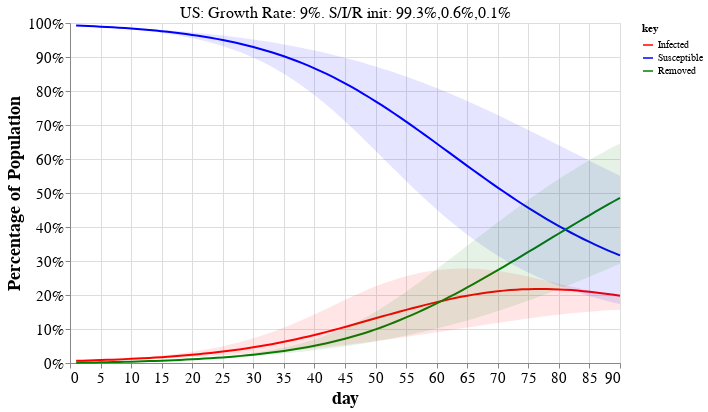

The cell this chart's notebook holds for it:
### Markdown cell above
<a id='examples'></a>

## Interactive plot of Model predictions

For top 20 countries by estimated new cases.

> Tip: Choose a country from the drop-down menu to see the calculations used in the tables above and the dynamics of the model.

### Code cell
#hide_input
sir_plot_countries = df.sort_values('Cases.new.est', ascending=False).head(20).index
_, debug_dfs = helper.table_with_projections(debug_countries=sir_plot_countries)

df_alt = pd.concat([d.reset_index() for d in debug_dfs], axis=0)
covid_helpers.altair_sir_plot(df_alt, sir_plot_countries[0])

### Figure 1 — Vega-Lite specification as saved in the notebook (floating-point values rounded to 4 significant figures; data arrays with more than 128 entries replaced by an {"elided": "..."} marker saying what was removed)
{"config": {"view": {"continuousWidth": 400, "continuousHeight": 300}, "axis": {"grid": true, "labelFontSize": 15, "titleFontSize": 18}, "title": {"fontSize": 20}}, "layer": [{"mark": "line", "encoding": {"color": {"type": "nominal", "field": "key", "scale": {"domain": ["Infected", "Susceptible", "Removed"], "range": ["red", "blue", "green"]}}, "x": {"type": "quantitative", "field": "day"}, "y": {"type": "quantitative", "axis": {"format": "%", "title": "Percentage of Population"}, "field": "value"}}, "selection": {"Select": {"type": "single", "fields": ["country"], "init": {"country": "US"}, "bind": {"input": "select", "options": ["Belgium", "Brazil", "Canada", "France", "Germany", "India", "Indonesia", "Iran", "Italy", "Mexico", "Netherlands", "Peru", "Portugal", "Romania", "Spain", "Sweden", "Switzerland", "Turkey", "US", "United Kingdom"]}}}, "transform": [{"fold": ["Infected", "Susceptible", "Removed"]}]}, {"layer": [{"layer": [{"mark": {"type": "area", "color": "red", "opacity": 0.1}, "encoding": {"x": {"type": "quantitative", "field": "day"}, "y": {"type": "quantitative", "field": "Infected\\.max"}, "y2": {"field": "Infected\\.min"}}}, {"mark": {"type": "area", "color": "blue", "opacity": 0.1}, "encoding": {"x": {"type": "quantitative", "field": "day"}, "y": {"type": "quantitative", "field": "Susceptible\\.max"}, "y2": {"field": "Susceptible\\.min"}}}]}, {"mark": {"type": "area", "color": "green", "opacity": 0.1}, "encoding": {"x": {"type": "quantitative", "field": "day"}, "y": {"type": "quantitative", "field": "Removed\\.max"}, "y2": {"field": "Removed\\.min"}}}]}, {"data": {"name": "data-dfd1368fc29b750326289a7a8ad05d6c"}, "mark": {"type": "text", "dx": 0, "dy": -180, "size": 16}, "encoding": {"text": {"type": "nominal", "field": "title"}}, "transform": [{"filter": {"selection": "Select"}}]}], "data": {"name": "data-7c592f0e1c1cd60e31b2627d5a2394e1"}, "height": 340, "transform": [{"filter": {"selection": "Select"}}], "width": 550, "$schema": "https://vega.github.io/schema/vega-lite/v4.8.1.json", "datasets": {"data-7c592f0e1c1cd60e31b2627d5a2394e1": {"elided": "1800 records"}, "data-dfd1368fc29b750326289a7a8ad05d6c": [{"country": "US", "title": "US: Growth Rate: 9%. S/I/R init: 99.3%,0.6%,0.1%"}, {"country": "France", "title": "France: Growth Rate: 12%. S/I/R init: 97.3%,2.2%,0.4%"}, {"country": "United Kingdom", "title": "United Kingdom: Growth Rate: 10%. S/I/R init: 98.1%,1.6%,0.2%"}, {"country": "Spain", "title": "Spain: Growth Rate: 4%. S/I/R init: 96.5%,2.6%,0.9%"}, {"country": "Italy", "title": "Italy: Growth Rate: 3%. S/I/R init: 97.3%,1.7%,1.0%"}, {"country": "Belgium", "title": "Belgium: Growth Rate: 7%. S/I/R init: 97.4%,2.1%,0.5%"}, {"country": "Turkey", "title": "Turkey: Growth Rate: 13%. S/I/R init: 99.8%,0.2%,0.0%"}, {"country": "Iran", "title": "Iran: Growth Rate: 4%. S/I/R init: 99.5%,0.3%,0.2%"}, {"country": "Brazil", "title": "Brazil: Growth Rate: 13%. S/I/R init: 99.9%,0.1%,0.0%"}, {"country": "Netherlands", "title": "Netherlands: Growth Rate: 5%. S/I/R init: 98.5%,1.2%,0.4%"}, {"country": "Germany", "title": "Germany: Growth Rate: 4%. S/I/R init: 99.7%,0.2%,0.1%"}, {"country": "India", "title": "India: Growth Rate: 18%. S/I/R init: 100.0%,0.0%,0.0%"}, {"country": "Sweden", "title": "Sweden: Growth Rate: 7%. S/I/R init: 99.1%,0.7%,0.2%"}, {"country": "Canada", "title": "Canada: Growth Rate: 9%. S/I/R init: 99.8%,0.2%,0.0%"}, {"country": "Peru", "title": "Peru: Growth Rate: 26%. S/I/R init: 99.9%,0.1%,0.0%"}, {"country": "Switzerland", "title": "Switzerland: Growth Rate: 4%. S/I/R init: 99.0%,0.7%,0.3%"}, {"country": "Portugal", "title": "Portugal: Growth Rate: 6%. S/I/R init: 99.5%,0.4%,0.1%"}, {"country": "Mexico", "title": "Mexico: Growth Rate: 13%. S/I/R init: 100.0%,0.0%,0.0%"}, {"country": "Romania", "title": "Romania: Growth Rate: 8%. S/I/R init: 99.8%,0.1%,0.0%"}, {"country": "Indonesia", "title": "Indonesia: Growth Rate: 8%. S/I/R init: 100.0%,0.0%,0.0%"}]}}
